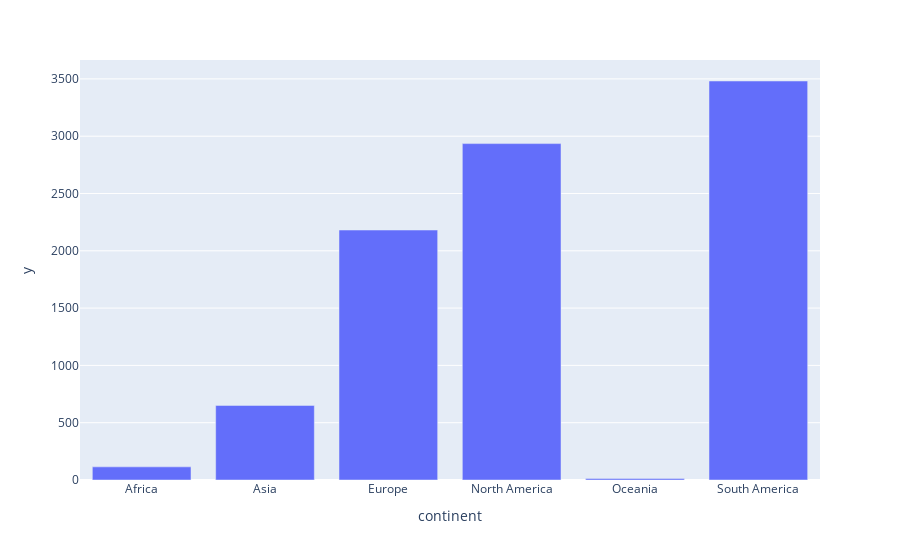

Write notebook code for a chart like this one.
### Markdown cell above
2. Plot a bar plot with plotly express for average death number that compares continents.

### Code cell
df2=df.groupby(by='continent')['total_deaths'].mean()

px.bar(df2,x= df2.index,y=df2,width = 700, height = 400)

### Figure 1 — Plotly figure (JSON) as saved in the notebook; plotly's stock layout.template omitted (floating-point values rounded to 4 significant figures)
{"data": [{"alignmentgroup": "True", "hovertemplate": "continent=%{x}<br>y=%{y}<extra></extra>", "legendgroup": "", "marker": {"color": "#636efa"}, "name": "", "offsetgroup": "", "orientation": "v", "showlegend": false, "textposition": "auto", "type": "bar", "x": ["Africa", "Asia", "Europe", "North America", "Oceania", "South America"], "xaxis": "x", "y": [114.6, 650.8, 2181.0, 2935.0, 13.23, 3482.0], "yaxis": "y"}], "layout": {"barmode": "relative", "legend": {"tracegroupgap": 0}, "margin": {"t": 60}, "xaxis": {"anchor": "y", "domain": [0, 1], "title": {"text": "continent"}}, "yaxis": {"anchor": "x", "domain": [0, 1], "title": {"text": "y"}}}}
